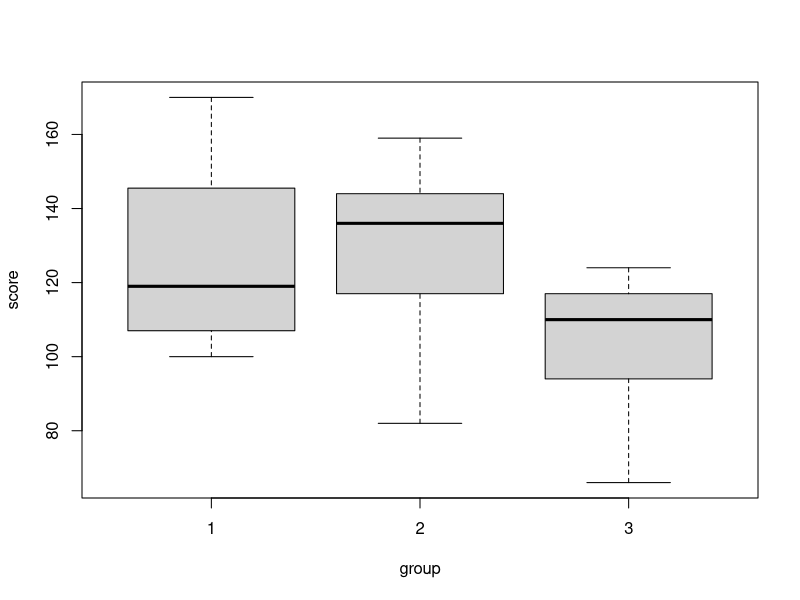
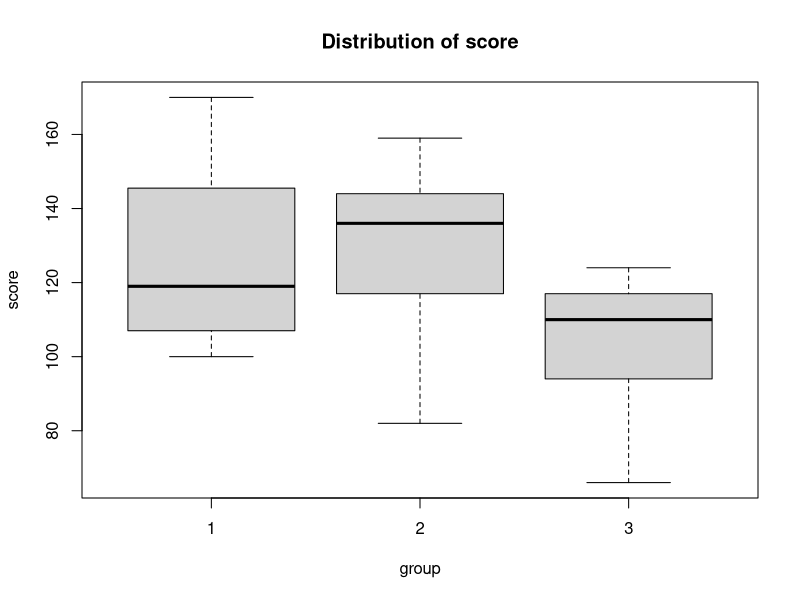

Generate these figures, in order, with R:
### One-Way ANOVA in R

### Input the data

## To save time entering the data we will use the rep() function. This takes a number as its first argument and the number of replicates as its second.
## Replicate 1, 10 times
rep(1,10)

### Save a list of the group data and a list of the score data
group <- c(rep(1,11),rep(2,13),rep(3,13))

## Recall the reference cell coding/dummy variables that we must do when we have a categorical variable. 
## R can do this automatically for us by treating group as a "factor"
## This is like the CLASS statement in PROC GLM. It takes each unique value in the list and treats it like a category
## We use the as.factor() function with our group list to make the group into a class, with a reference value
group <- as.factor(c(rep(1,11),rep(2,13),rep(3,13)))

group
## We can tell that it's a factor, because when we print it, it tells us the unique levels. Can also use the is.factor function to test it.
is.factor(group)

score <- c(156,119,107,108,100,170,130,154,107,137,107,132,105,144,136,136,132,159,152,117,89,142,151,82,110,117,124,106,113,94,113,121,101,119,77,90,66)

## Now we create our data frame with the group and score data

efficacy <- data.frame(group,score)

## We don't strictly need a data frame here, but they can be nice to work with and it is good practice to use them.

## Create a boxplot divided by group

boxplot(score ~ group,data=efficacy)

## Add a title

boxplot(score ~ group,data=efficacy,main="Distribution of score")

### Fit the one way ANOVA
## To fit the one-way ANOVA model in R, we use the aov() function.
## The arguments for the aov() function will be a model formula, with the dependent (continuous) variable, a tilde (~), then the independent (categorical) variable
## Then we specify our data frame for the second argument, data=
## Save the aov() results into an object

efficacy_anova <- aov(score ~ group,data=efficacy)

## To get the ANOVA table
summary(efficacy_anova)

## To get the means of each group
## We use the aggregate() function. This takes a formula as its first argument, with continuous variable on the left of the ~, then it takes the data= argument
## The last argument in aggregate() is the function that we want to calculate within each group. In this case, we want to calculate the mean
aggregate(score ~ group,data=efficacy,mean)

### Perform Tukey's Method for All Pairwise Comparisons
TukeyHSD(efficacy_anova)
## Output has the difference between groups (2 minus 1, 3 minus 1, and 3 minus 2), confidence intervals, and p-values
